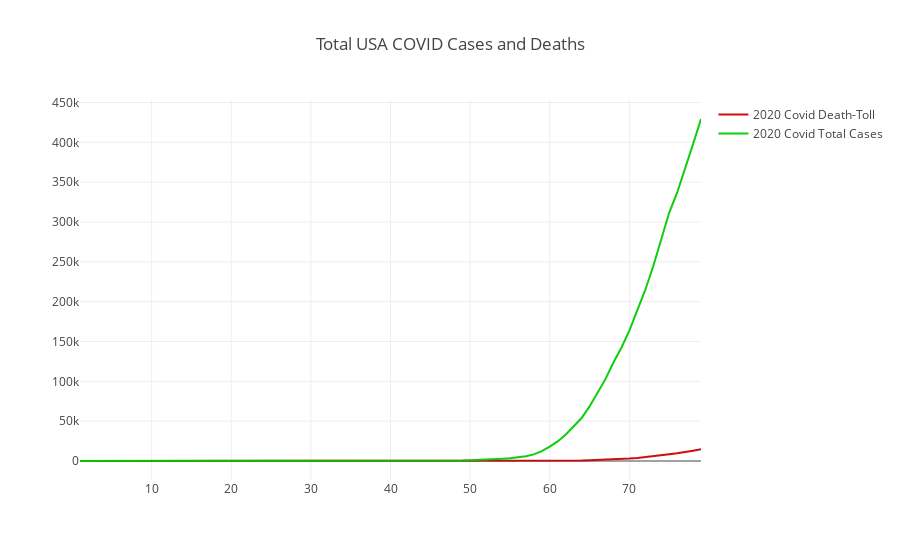

Write notebook code for a chart like this one.
### Markdown cell above
## The Curve: Total Cases & Deaths, USA

Just 2020 COVID-19 Deaths, cumulative as reported by the New York Times (https://github.com/nytimes/covid-19-data).

Juxatposing the above two graphs.

### Code cell
val data = Seq(curve_total_deaths_trace, curve_total_cases_trace)

val layout = Layout("Total USA COVID Cases and Deaths")

plot(data, layout)

### Figure 1 — Plotly figure (JSON) as saved in the notebook; plotly's stock layout.template omitted (floating-point values rounded to 4 significant figures)
{"data": [{"marker": {"color": "rgba(204, 0, 0, 0.95)", "line": {"color": "rgba(217, 217, 217, 1.0)", "width": 1}, "size": 3, "symbol": "circle"}, "mode": "lines", "name": "2020 Covid Death-Toll", "type": "scatter", "x": [1, 2, 3, 4, 5, 6, 7, 8, 9, 10, 11, 12, 13, 14, 15, 16, 17, 18, 19, 20, 21, 22, 23, 24, 25, 26, 27, 28, 29, 30, 31, 32, 33, 34, 35, 36, 37, 38, 39, 40, 41, 42, 43, 44, 45, 46, 47, 48, 49, 50, 51, 52, 53, 54, 55, 56, 57, 58, 59, 60, 61, 62, 63, 64, 65, 66, 67, 68, 69, 70, 71, 72, 73, 74, 75, 76, 77, 78, 79], "y": [0, 0, 0, 0, 0, 0, 0, 0, 0, 0, 0, 0, 0, 0, 0, 0, 0, 0, 0, 0, 0, 0, 0, 0, 0, 0, 0, 0, 0, 0, 0, 0, 0, 0, 0, 0, 0, 0, 0, 1, 3, 6, 10, 12, 12, 15, 19, 22, 26, 31, 37, 43, 50, 60, 68, 91, 116, 157, 203, 265, 343, 436, 546, 731, 990, 1275, 1649, 2134, 2486, 3073, 3911, 4841, 6232, 7121, 8499, 9655, 10959, 12956, 14827]}, {"marker": {"color": "rgba(0, 204, 0, 0.95)", "line": {"color": "rgba(217, 217, 217, 1.0)", "width": 1}, "size": 3, "symbol": "circle"}, "mode": "lines", "name": "2020 Covid Total Cases", "type": "scatter", "x": [1, 2, 3, 4, 5, 6, 7, 8, 9, 10, 11, 12, 13, 14, 15, 16, 17, 18, 19, 20, 21, 22, 23, 24, 25, 26, 27, 28, 29, 30, 31, 32, 33, 34, 35, 36, 37, 38, 39, 40, 41, 42, 43, 44, 45, 46, 47, 48, 49, 50, 51, 52, 53, 54, 55, 56, 57, 58, 59, 60, 61, 62, 63, 64, 65, 66, 67, 68, 69, 70, 71, 72, 73, 74, 75, 76, 77, 78, 79], "y": [1, 1, 1, 2, 3, 5, 5, 5, 5, 6, 7, 8, 11, 11, 11, 12, 12, 12, 12, 12, 13, 13, 14, 15, 15, 15, 15, 25, 25, 25, 27, 30, 30, 30, 43, 45, 60, 60, 65, 70, 88, 104, 125, 161, 228, 311, 428, 547, 748, 1018, 1263, 1668, 2224, 2898, 3600, 4507, 5905, 8345, 12413, 17996, 24532, 33061, 43499, 53938, 68537, 85533, 102766, 123619, 142194, 163683, 188049, 214711, 244423, 276501, 311536, 336774, 366238, 397754, 429319]}], "layout": {"title": "Total USA COVID Cases and Deaths"}}
